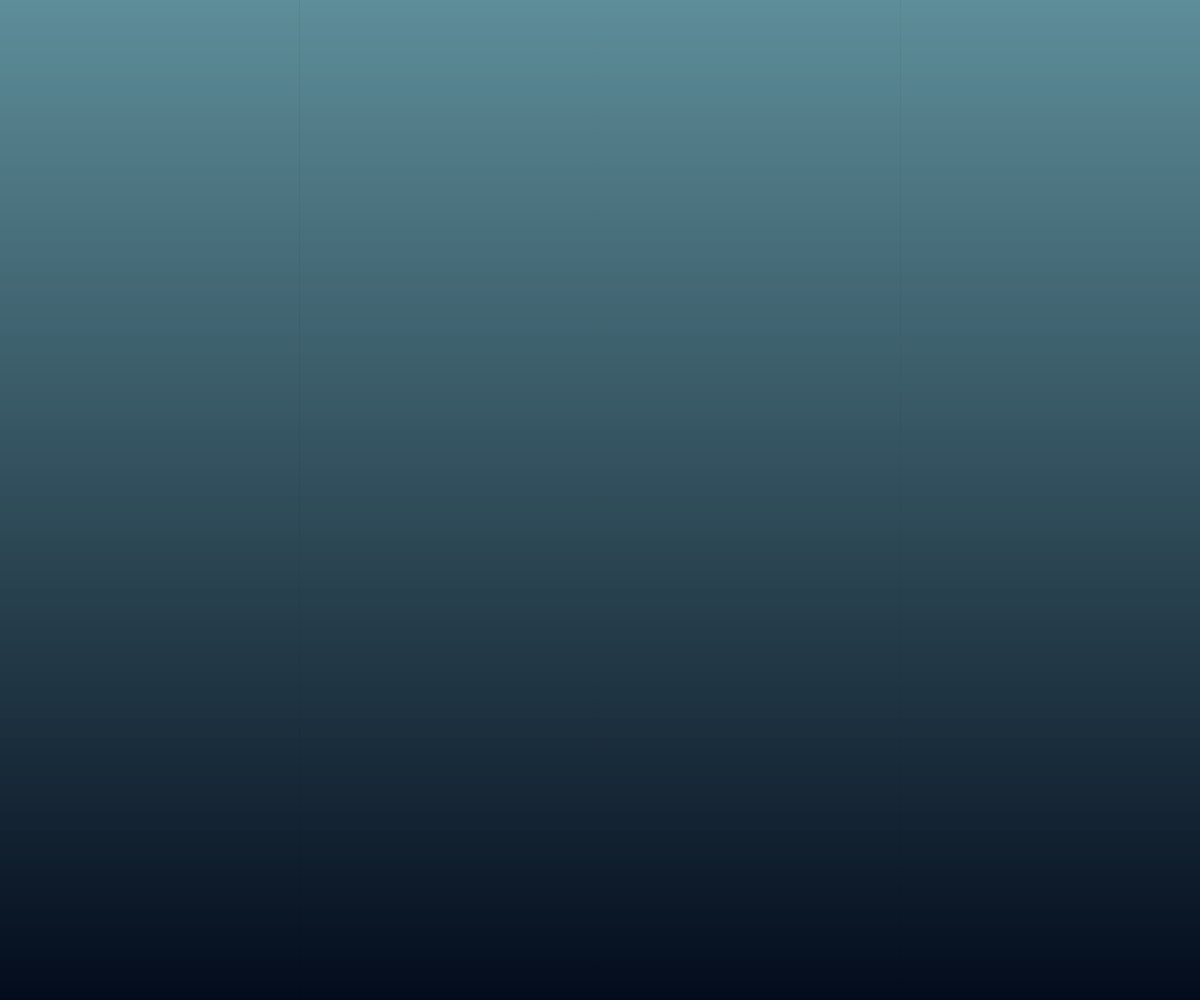
Frame 1 (no input)
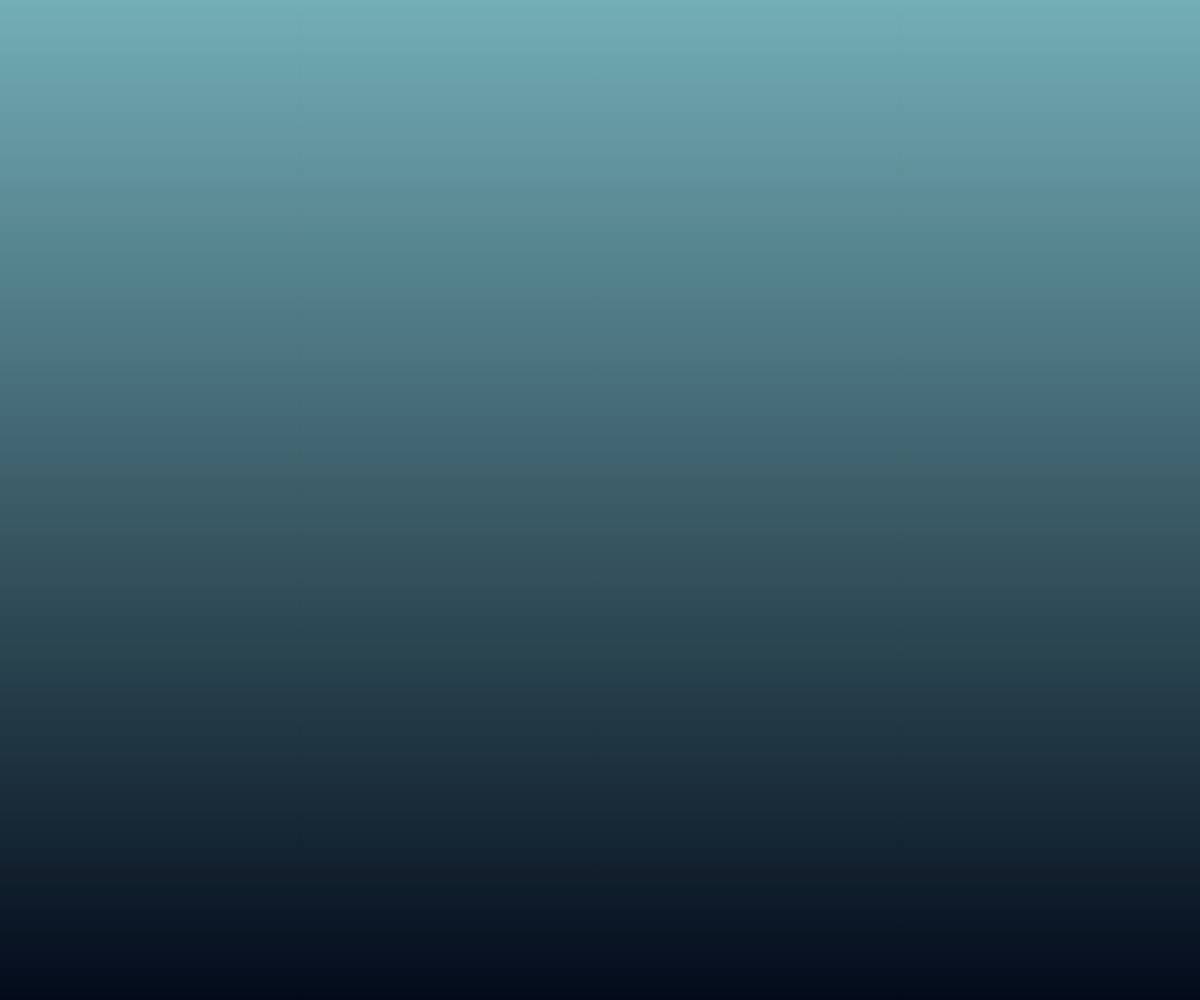
Frame 60 (no input)
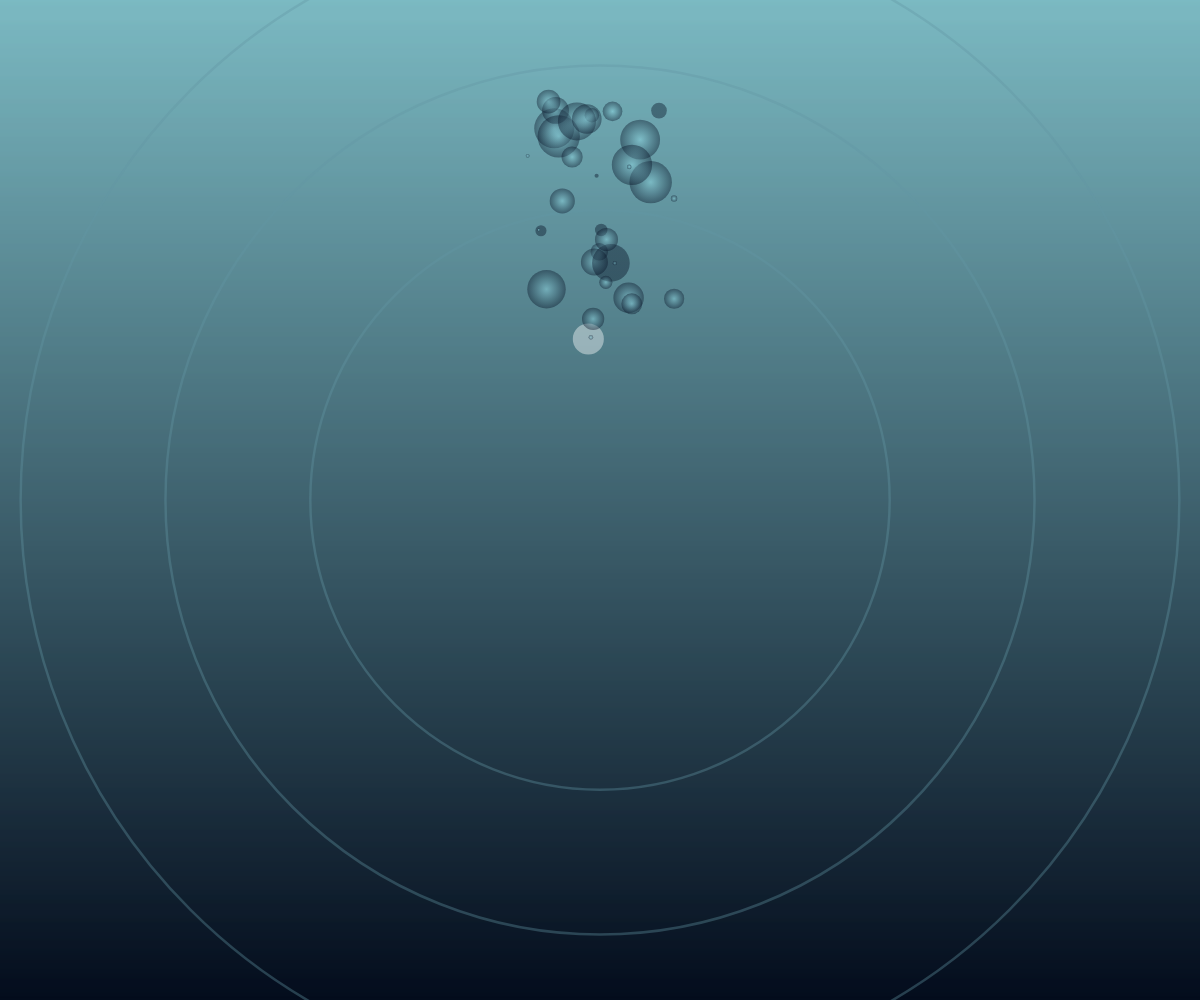
Frame 120 (the mouse pressed at the canvas centre since frame 60)

The p5.js sketch that drew these frames (run headless with seeded random() and noise() and a simulated clock; from frame 60 on, the mouse is pressed at the canvas centre):

// p5.js sketch
// ── sketch.js
let vines = [];
let ripples = [];
let num = 40;

function setup() {
  createCanvas(windowWidth, windowHeight);
  background(4, 15, 35);
}

function draw() {
	//ai 사용 
  for (let y = 0; y < height; y++) {
    let inter = map(y, 0, height, 0, 1);
    let c = lerpColor(color(153, 230, 241), color(4, 15, 35), inter);
    stroke(c);
    line(0, y, width, y);
  }
  background(0, 50);
// ai 사용
  for (let i = ripples.length - 1; i >= 0; i--) {
    ripples[i].update();
    ripples[i].display();
    if (ripples[i].isOut()) {
      ripples.splice(i, 1);
    }
  }

  for (let i = vines.length - 1; i >= 0; i--) {
    let c = vines[i];
    if (c.isOut()) {
      vines.splice(i, 1);
    } else {
      c.update();
      c.display();
    }
  }
}

function mousePressed() {
  ripples.push(new Ripple(mouseX, mouseY));
  for (let i = 0; i < num; i++) {
    let type = random(1) < 0.15 ? 'white' : 'gradient';
    vines.push(new Vine(mouseX, mouseY, random(-1, 1), random(-2, -6), type));
  }
}
// ai 사용
class Ripple {
  constructor(x, y) {
    this.x = x;
    this.y = y;
    this.d = 0;
    this.maxD = random(width * 0.8, width * 1.5);
   
    this.speed = random(8, 16);
  }

  display() {
    noFill();
    let r = map(this.d, 0, this.maxD, 153, 4);
    let g = map(this.d, 0, this.maxD, 230, 15);
    let b = map(this.d, 0, this.maxD, 241, 35);
    
    
    let currentAlpha = map(this.d, 0, this.maxD, 150, 0);
    
    stroke(r, g, b, currentAlpha);
    strokeWeight(2.5);
    ellipse(this.x, this.y, this.d);
    ellipse(this.x, this.y, this.d * 1.5);
    ellipse(this.x, this.y, this.d * 2);
  }

  update() {
    this.d += this.speed;
  }

  isOut() {
    return this.d > this.maxD;
  }
}

class Vine {
  constructor(_x, _y, _dx, _dy, type) {
    this.x = _x;
    this.y = _y;
    this.dx = _dx;
    this.dy = _dy;
    this.d = random(2, 60);
    this.alpha = 255;
    this.type = type;
  }

  display() {
    noStroke();
    if (this.type === 'white') {
      
      fill(255, 255, 255, this.alpha);
      ellipse(this.x, this.y, this.d, this.d);
    } else {
      let radius = max(0.1, this.d / 2);
		//ai 사용
      const grad = drawingContext.createRadialGradient(this.x, this.y, 0, this.x, this.y, radius);
      
      let a = this.alpha / 255;
      grad.addColorStop(0, `rgba(153, 230, 241, ${a})`);
      grad.addColorStop(1, `rgba(4, 15, 35, ${a})`);
      
      drawingContext.fillStyle = grad;
      ellipse(this.x, this.y, this.d, this.d);
    }
  }

  update() {
    this.d *= random(.99, .999);
    
    this.dx += random(-0.1, 0.1);
    this.dy += random(-0.05, 0); 

    this.x += this.dx;
    this.y += this.dy;
    
    this.alpha -= 2.5;
    this.alpha = max(0, this.alpha);
  }

  isOut() {
    if (this.x < 0 || this.x > width || this.y < 0 || this.y > height || this.alpha <= 0) {
      return true;
    } else {
      return false;
    }
  }
}
